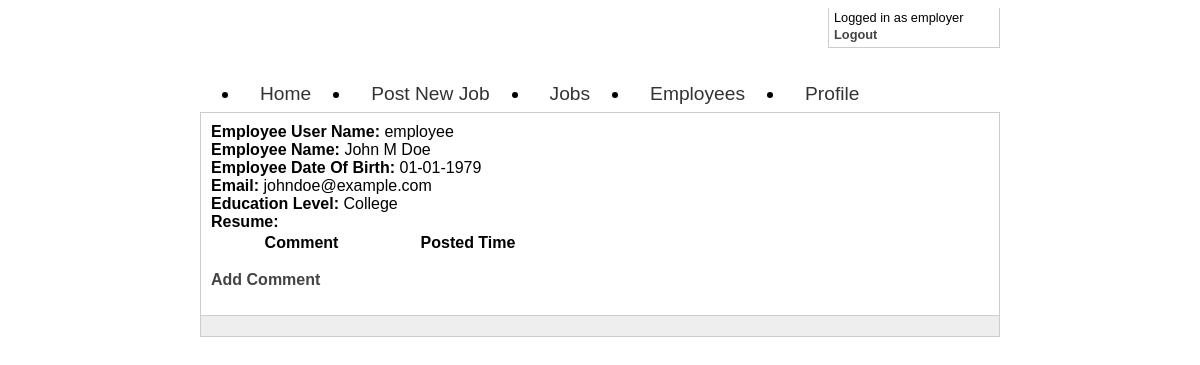
The page /website/viewemployee.php?id=1 (signed in) on the database its author committed.
### tables this page shows
CREATE TABLE IF NOT EXISTS employees (
  users_userID INTEGER UNSIGNED NOT NULL,
  fname VARCHAR(32) NOT NULL,
  mname VARCHAR(32) NULL,
  lname VARCHAR(32) NOT NULL,
  dob VARCHAR(16) NULL,
  email VARCHAR(64) NULL,
  education ENUM('High School','College','Postgraduate') NULL,
  resumefile VARCHAR(64) NULL,
  PRIMARY KEY(users_userID),
  INDEX employees_FKIndex1(users_userID),
  FOREIGN KEY(users_userID)
    REFERENCES users(userID)
      ON DELETE NO ACTION
      ON UPDATE NO ACTION
);

CREATE TABLE IF NOT EXISTS users (
  userID INTEGER UNSIGNED NOT NULL AUTO_INCREMENT,
  loginID VARCHAR(32) NOT NULL,
  passwd VARCHAR(32) NOT NULL,
  PRIMARY KEY(userID),
  UNIQUE INDEX SECONDARY(loginID)
);

### website/std.php (called while the page is built, shortened)
<?php
require_once("classes/MySQL.php");
require_once("classes/Auth.php");
$Auth = new Auth();
$CurrentUser = $Auth->User();
require_once("classes/Template.php");

### website/classes/Auth.php (called while the page is built, shortened)
<?php
class Auth{
	public function User(){
		if(isset($_SESSION['user']))
			return $_SESSION['user'];
		return null;
	}
	public function LoggedIn(){
		return isset($_SESSION['user']);
	}
}

### website/classes/MySQL.php (called while the page is built, shortened)
<?php
$DB_INFO = array();
$DB_INFO['host']		= 'localhost';
$DB_INFO['username']	= 'cse480';
$DB_INFO['passwd']		= 'cse480';
$DB_INFO['dbname']		= 'cse480';
$DB = new MySQL_DB();
class MySQL_DB{
	private $dbh;
	function __construct(){
		global $DB_INFO;
		$this->dbh = mysql_connect($DB_INFO['host'],$DB_INFO['username'],$DB_INFO['passwd']);
	}
	function Query($query, $values=array()){
		$query = vsprintf($query, $values);
		$result = mysql_query($query, $this->dbh);
		if(stripos($query, 'SELECT') !== false){
			$final_array = array();
			while($row = mysql_fetch_assoc($result))
				array_push($final_array, $row);
			return $final_array;
		}
		else
		{
		    return $result;
		}
	}
	function QueryRow($query, $values=array()){
		$result = $this->Query($query, $values);
		if(count($result)){
			return $result[0];
		}
		return null;
	}
}

### website/classes/Employee.php (called while the page is built, shortened)
<?php
class Employee{
	function __construct() {
	    switch( func_num_args() )
	    {
		default:
			case 1:
				self::construct1($argv[0]);
				break;
	    }
	}
	function construct1($userID){
		global $DB;
		$check = $DB->QueryRow("SELECT userID, loginID, fname, mname, lname, dob, email, education, resumefile FROM users AS u INNER JOIN employees AS e ON u.userID = e.users_userID WHERE u.userID = %s", array($userID));
		if($check){
			$this->userID = $userID;
			$this->loginID = $check['loginID'];
			$this->fname = $check['fname'];
			$this->mname = $check['mname'];
			$this->lname = $check['lname'];
			$this->dob = $check['dob'];
			$this->email = $check['email'];
			$this->education = $check['education'];
		}else{
			$this->employeeID = -1;
		}
	}
}

### website/viewemployee.php (the view, shortened to what this page needs)
<?php
require_once("std.php");
require_once("classes/Employee.php");
$employee = new Employee($_GET['id']);
$Template->Title("Employer User View");
$Template->Header();
?>
	<span class="row">
		<b><label class="label">Employee User Name: </label></b>
		<?php echo $employee->loginID;?>
	</span>
	<br/>
	<span class="row">
		<b><label class="label">Employee Name: </label></b>
		 <?php echo $employee->fname;?>&nbsp;<?php echo $employee->mname;?>&nbsp;<?php echo $employee->lname;?>
	</span>
	<br/>
	<span class="row">
		<b><label class="label">Employee Date Of Birth: </label></b>
		<?php echo $employee->dob;?>
	</span>
	<br/>
	<span class="row">
		<b><label class="label">Email: </label></b>
		<?php echo $employee->email;?>
	</span>
	<br/>
	<span class="row">
		<b><label class="label">Education Level: </label></b>
		<?php echo $employee->education;?>
	</span>
	<br/>
	<span class="row">
		<b><label class="label">Resume: </label></b>
	</span>
	<br/>
<table>
    <tr>
	    <th style="width:175px;"><b>Comment</th>
	    <th style="width:150px;"><b>Posted Time </th>
    </tr>
    </table>
	<p><a href="addcomment.php?uid=<?php echo $employee->userID ?>">Add Comment</a></p>
<?php
$Template->Footer();
?>

### website/classes/Template.php (shortened to what this page needs)
<?php
class Template{
	public function Header(){
		$menu_xml = simplexml_load_file("Menu.xml");
		global $Auth, $CurrentUser;
		if($Auth->LoggedIn()){
			switch($CurrentUser->type){
				case User::$EMPLOYER:
					$tabs = $menu_xml->employer;
					break;
			}
		}else{
			$tabs = $menu_xml->none;
		}
		?>
		<!DOCTYPE HTML PUBLIC "-//W3C//DTD HTML 4.01//EN"
		 "http://www.w3.org/TR/html4/strict.dtd">
		<html>
			<head>
				<link rel="stylesheet" type="text/css" href="http://yui.yahooapis.com/2.8.0r4/build/reset/reset-min.css">
				<link rel="stylesheet" type="text/css" href="css/main.css">
			</head>
			<body>
				<div id="hd_frame">
					<div id="hd">
						<div id="login">
						<?php
							if($Auth->LoggedIn()){
								?>
								<span id="name">Logged in as <?php echo $CurrentUser->loginID;?></span>
								<a href="logout_action.php" id="action">Logout</span>
								<?php
							}else{
								?>
								<span id="name">Not logged in.</span>
								<a href="login.php" id="action">Login</span>
								<?php
							}
						?>
						</div>
					</div>
				</div>
				<div id="main">
					<ul id="nav">
						<?php
							foreach ($tabs->tab as $tab) {
								$src = (string)$tab->attributes()->src;
								$id = "";
								echo "	<li id='{$id}'>
											<a href='{$src}'>
												$tab
											</a>
										</li>";
							}
						?>
					</ul>
					<div id="bd">
		<?php
	}
	public function Footer(){
		?>
					</div>
					<div id="ft">
					</div>
				</div>
			</body>
		</html>
		<?php
	}
}

### website/css/main.css (style rules this page uses)
html { height: 100%; }
body { font-family: Arial, Helvetica, sans-serif; height: 100%; }
a { text-decoration: none; font-weight: bold; color: #444; }
#hd_frame { height: 50px; margin-bottom: 20px; width: 100%; }
#hd { margin: 0 auto; width: 800px; }
#hd #login { float: right; border: 1px solid #CCC; border-top: none; padding: 2px 5px 5px 5px; width: 160px; font-size: .8em; }
#hd #login #name { width: 100%; float: left; margin-bottom: 2px; }
#hd #login #action { width: 100%; }
#main { margin: 0 auto; width: 800px; }
#nav { margin: 0 auto 0 auto; }
#nav li { cursor: pointer; float: left; font-family: 'Trebuchet MS', sans-serif; font-size: 1.2em; height: 24px; margin-right: 20px; padding: 5px 20px; text-align: center; }
#nav li a { color: #333; font-weight: normal; outline: none; }
#bd { border: 1px solid #CCC; float: left; padding: 10px; width: 778px; }
#ft { background: #EEE; border: 1px solid #CCC; border-top: none; float: left; padding: 10px; width: 778px; }

### rows shown on the page
employees: users_userID.loginID "employee", fname "John", mname "M", lname "Doe", dob "01-01-1979", email "johndoe@example.com", education "College"

### other values the page prints
$CurrentUser->loginID "employer"
$tab "Home"
$tab "Post New Job"
$tab "Jobs"
$tab "Employees"
$tab "Profile"
